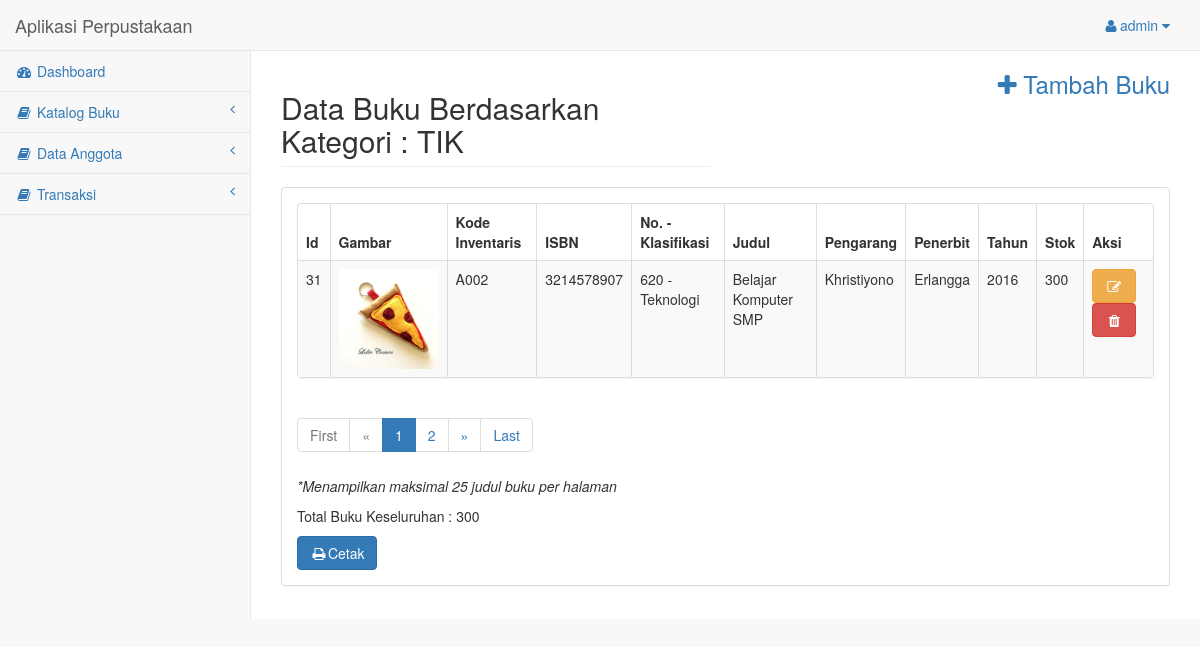
Page /halaman_admin/bukulist-kategori.php?id=5 (signed in) on the committed database.
### tables this page shows
CREATE TABLE `kategori_buku` (
  `id_kategori` int(5) NOT NULL,
  `nama` varchar(30) NOT NULL
);

CREATE TABLE `buku` (
  `id_buku` int(5) NOT NULL,
  `foto` varchar(255) NOT NULL,
  `kode` varchar(20) NOT NULL,
  `isbn` varchar(30) NOT NULL,
  `judul` varchar(100) NOT NULL,
  `pengarang` varchar(30) NOT NULL,
  `penerbit` varchar(30) NOT NULL,
  `tahun` varchar(5) NOT NULL,
  `stok` int(5) NOT NULL,
  `id_kategori` int(5) NOT NULL,
  `id_klasifikasi` varchar(10) NOT NULL,
  `nomor_klasifikasi` varchar(5) NOT NULL,
  `klasifikasi` varchar(50) NOT NULL
);

### halaman_admin/bukulist-kategori.php (the view, shortened to what this page needs)
<?php
include("layout-header.php");
$id = $_GET['id'];
$sql = mysqli_query($koneksi, "SELECT * FROM kategori_buku WHERE id_kategori = '$id'");
$kategori = mysqli_fetch_array($sql);
?>
<div id="page-wrapper">
    <div class="row">
        <div class="col-md-6">
            <h2 class="page-header">Data Buku Berdasarkan Kategori : <?php echo $kategori['nama'] ?></h2>
        </div>
        <div class="col-md-6">
            <a href="buku-formtambah.php" style="margin-right: 15px; margin-bottom: 20px;"><h3 class="text-right"><i class="fa fa-plus"></i> Tambah Buku</h3></a>
        </div>
    </div>
    <div class="row">
        <div class="col-lg-12">
            <div class="panel panel-default">
                <div class="panel-body">
                    <div class="row">
                        <div class="col-lg-12">
                            <div class="panel panel-default">
                                <div class="table-responsive">
                                    <table class="table table-striped table-bordered table-hover">
                                        <?php
                                        $totalstok = '';
                                        $idkategori = '';
                                        $page = (isset($_GET['page'])) ? $_GET['page'] : 1;
                                        $limit = 1;
                                        $limit_start = ($page - 1) * $limit;
                                        $sql1 = "SELECT * FROM buku WHERE id_kategori = '$id' LIMIT ".$limit_start.",".$limit;
                                        $query = mysqli_query($koneksi, $sql1);
                                        if (mysqli_num_rows($query) < 1) {
                                            echo "Tidak Ada Data";
                                        } else {
                                            echo "<thead>";
                                            echo "<tr>";
                                            echo "<th>Id</th>";
                                            echo "<th>Gambar</th>";
                                            echo "<th>Kode Inventaris</th>";
                                            echo "<th>ISBN</th>";
                                            echo "<th>No. - Klasifikasi</th>";
                                            echo "<th>Judul</th>";
                                            echo "<th>Pengarang</th>";
                                            echo "<th>Penerbit</th>";
                                            echo "<th>Tahun</th>";
                                            echo "<th>Stok</th>";
                                            echo "<th>Aksi</th>";
                                            echo "</tr>";
                                            echo "</thead>";
                                        }
                                        while ($buku = mysqli_fetch_array($query)){
                                            $stok[] = $buku['stok'];
                                            $totalstok = array_sum($stok);
                                            $idkategori = $buku['id_kategori'];
                                            echo "<tbody>";
                                            echo "<tr>";
                                            echo "<td>".$buku['id_buku']."</td>";
                                            echo "<td><img src='gambar_buku/".$buku['foto']."' width='100' height='100'></td>";
                                            echo "<td>".$buku['kode']."</td>";
                                            echo "<td>".$buku['isbn']."</td>";
                                            echo "<td>".$buku['nomor_klasifikasi']." - ".$buku['klasifikasi']."</td>";
                                            echo "<td>".$buku['judul']."</td>";
                                            echo "<td>".$buku['pengarang']."</td>";
                                            echo "<td>".$buku['penerbit']."</td>";
                                            echo "<td>".$buku['tahun']."</td>";
                                            echo "<td>".$buku['stok']."</td>";
                                            echo "<td>";
                                            echo "<a class='btn btn-warning' data-toggle='tooltip' data-placement='left' title='Edit' href='buku-formedit.php?id_buku=".$buku['id_buku']."'><i class='fa fa-edit fa-fw'></i></a>  <a class='btn btn-danger' data-toggle='tooltip' data-placement='left' title='Hapus' href='buku-hapus.php?id_buku=".$buku['id_buku']."' onClick ='return hapus()'><i class='fa fa-trash fa-fw'></i></a>";
                                            echo "</td>";
                                            echo "</tr>";
                                            echo "</tbody>";
                                        }
                                        ?>
                                    </table>
                                </div>
                            </div>
                            <div class="row">
                                <div class="col-lg-6">
                                <ul class="pagination">
                                    <?php
                                if ($page == 1) {
                                    ?>
                                    <li class="disabled"><a href="#">First</a></li>
                                    <li class="disabled"><a href="#">&laquo;</a></li>
                                    <?php
                                } else {
                                    $link_prev = ($page > 1) ? $page - 1 : 1;
                                    ?>
                                    <li><a href="bukulist-kategori.php?id=<?php echo $id; ?>&page=1">First</a></li>
                                    <li><a href="bukulist-kategori.php?id=<?php echo $id; ?>&page=<?php echo $link_prev; ?>">&laquo;</a></li>
                                    <?php
                                }
                                ?>
                                <?php
                                $sql2 = "SELECT COUNT(*) AS jmlh FROM buku WHERE id_kategori='$id'";
                                $query2 = mysqli_query($koneksi, $sql2);
                                $get_jumlah = mysqli_fetch_array($query2);
                                $jumlah_page = ceil($get_jumlah['jmlh'] / $limit);
                                $jumlah_number = 3;
                                $start_number = ($page > $jumlah_number) ? $page - $jumlah_number : 1;
                                $end_number = ($page < ($jumlah_page - $jumlah_number)) ? $page + $jumlah_number : $jumlah_page;
                                for ($i = $start_number; $i <= $end_number; $i++) {
                                    $link_active = ($page == $i) ? 'class="active"' : '';
                                    ?>
                                    <li <?php echo $link_active; ?>><a href="bukulist-kategori.php?id=<?php echo $id; ?>&page=<?php echo $i; ?>"><?php echo $i; ?></a></li>
                                    <?php
                                }
                                ?>
                                <?php
                                if ($page == $jumlah_page) {
                                    ?>
                                    <li class="disabled"><a href="#">&raquo;</a></li>
                                    <li class="disabled"><a href="#">Last</a></li>
                                    <?php
                                } else {
                                    $link_next = ($page < $jumlah_page) ? $page + 1 : $jumlah_page;
                                    ?>
                                    <li><a href="bukulist-kategori.php?id=<?php echo $id; ?>&page=<?php echo $link_next; ?>">&raquo;</a></li>
                                    <li><a href="bukulist-kategori.php?id=<?php echo $id; ?>&page=<?php echo $jumlah_page; ?>">Last</a></li>
                                    <?php
                                }
                                ?>
                            </ul>
                        </div>
                    </div>
                    <p><i>*Menampilkan maksimal 25 judul buku per halaman</i></p>
                    <p>Total Buku Keseluruhan : <?php echo $totalstok;  ?></p>
                </div>
            </div>
            <div class="row">
                <div class="col-lg-6">
                    <?php
                    echo "<a class='btn btn-primary' data-toggle='tooltip' data-placement='left' title='Cetak' href='cetakbukukategori.php?id=".$idkategori."' target='_blank'><i class='fa fa-print fa-fw'></i>Cetak</a>";
                    ?>
                </div>
            </div>
        </div>
    </div>
</div>
</div>
</div>
</div>
<?php include("layout-footer.php"); ?>

### rows in the picture
kategori_buku: nama "TIK"
buku: id_buku "31", foto (picture), kode "A002", isbn "3214578907", nomor_klasifikasi "620", klasifikasi "Teknologi", judul "Belajar Komputer SMP", pengarang "Khristiyono", penerbit "Erlangga", tahun "2016", stok "300"

### other values in the picture
$_SESSION['username'] "admin"
$totalstok "300"
